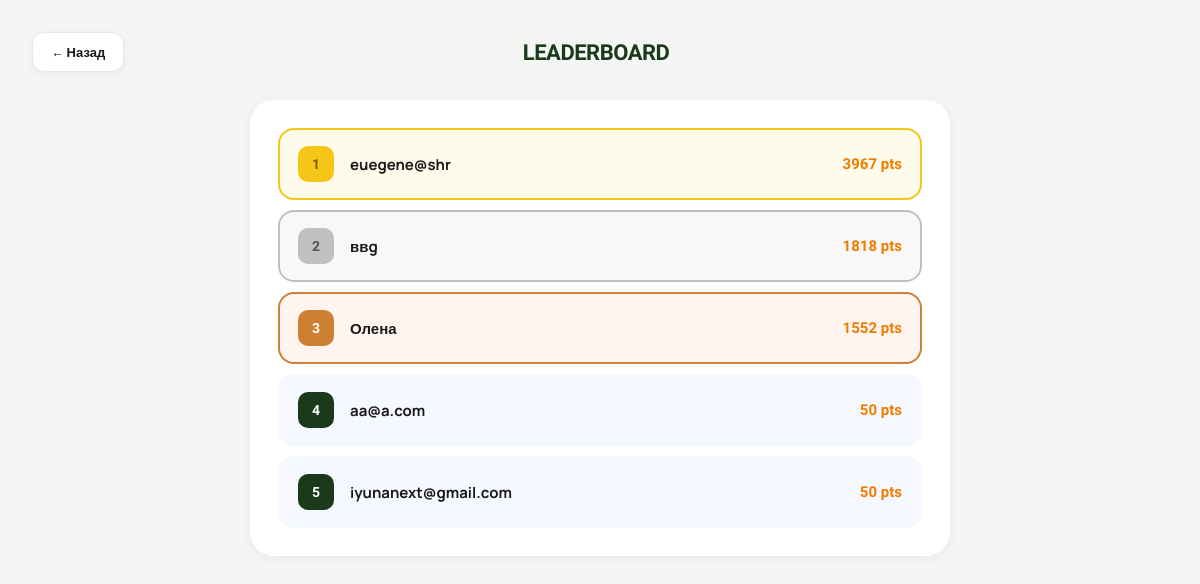
The app's page /rating/leaderboard/, older data.
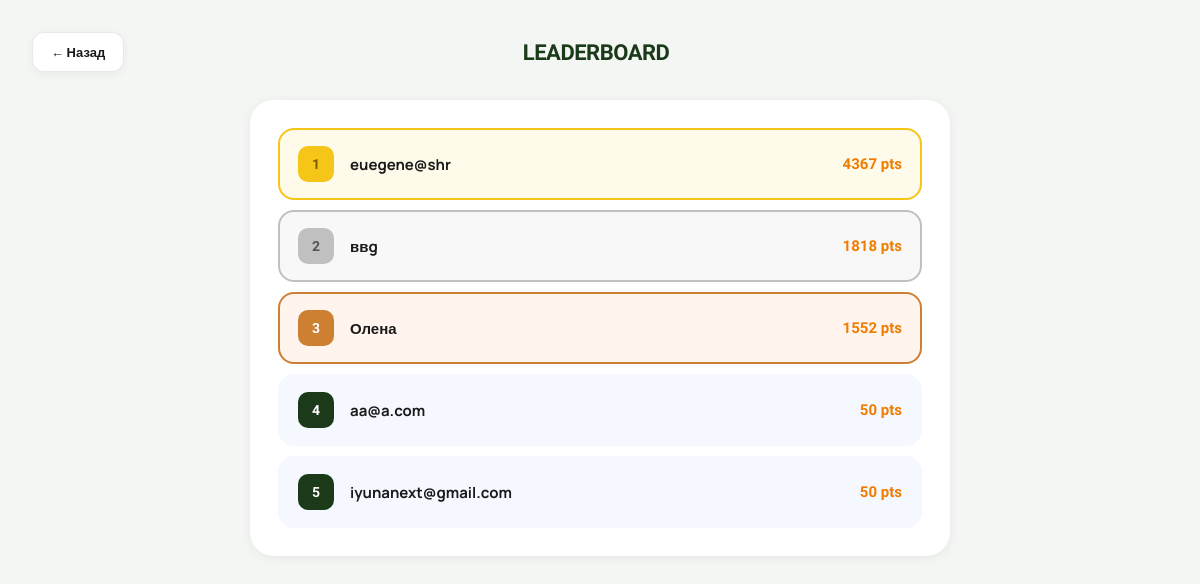
The same page, newer data.
### rating/models.py (models this page shows, shortened)
class UserRating(models.Model):
    user = models.OneToOneField(User, on_delete=models.CASCADE, related_name="rating")
    total_points = models.FloatField(default=0)
    current_streak = models.IntegerField(default=0)
    last_completed_date = models.DateField(null=True, blank=True)

### users/models.py (models this page shows)
class User(AbstractUser):
    email = models.EmailField(unique=True)
    total_points = models.IntegerField(default=0)
    coins = models.IntegerField(default=100)  # added this for coin sysytem
    USERNAME_FIELD = "email"
    REQUIRED_FIELDS = ['username']

### rating/views.py (the view)
# urls.py: path("leaderboard/", leaderboard_view, name="leaderboard"),
def leaderboard_view(request):
    top_users = UserRating.objects.select_related("user") \
        .order_by("-total_points")[:10]
    return render(request, "rating/leaderboard.html", {
        "top_users": top_users
    })

### rating/templates/rating/leaderboard.html (shortened to what this page needs)
<!DOCTYPE html>
<html lang="uk">
<head>
</head>
<body>
<div class="page-header">
  <a href="{% url 'rating:my_rating' %}" class="back-btn">← Назад</a>
  <div class="page-title">LEADERBOARD</div>
</div>
<div class="board-card">
  {% for user_rating in top_users %}
    <div class="board-row
      {% if forloop.counter == 1 %}gold
      {% elif forloop.counter == 2 %}silver
      {% elif forloop.counter == 3 %}bronze
      {% endif %}
    ">
      <div class="rank-badge">{{ forloop.counter }}</div>
      <div class="board-username">{{ user_rating.user.username }}</div>
      <div class="board-pts">{{ user_rating.total_points|floatformat:0 }} pts</div>
    </div>
  {% empty %}
    <div class="empty-msg">Поки що немає даних 🙌</div>
  {% endfor %}
</div>
</body>
</html>

Row changes from the older to the newer data that the page shows:
changed UserRating "euegene@shr": total_points "3967" → "4367"
